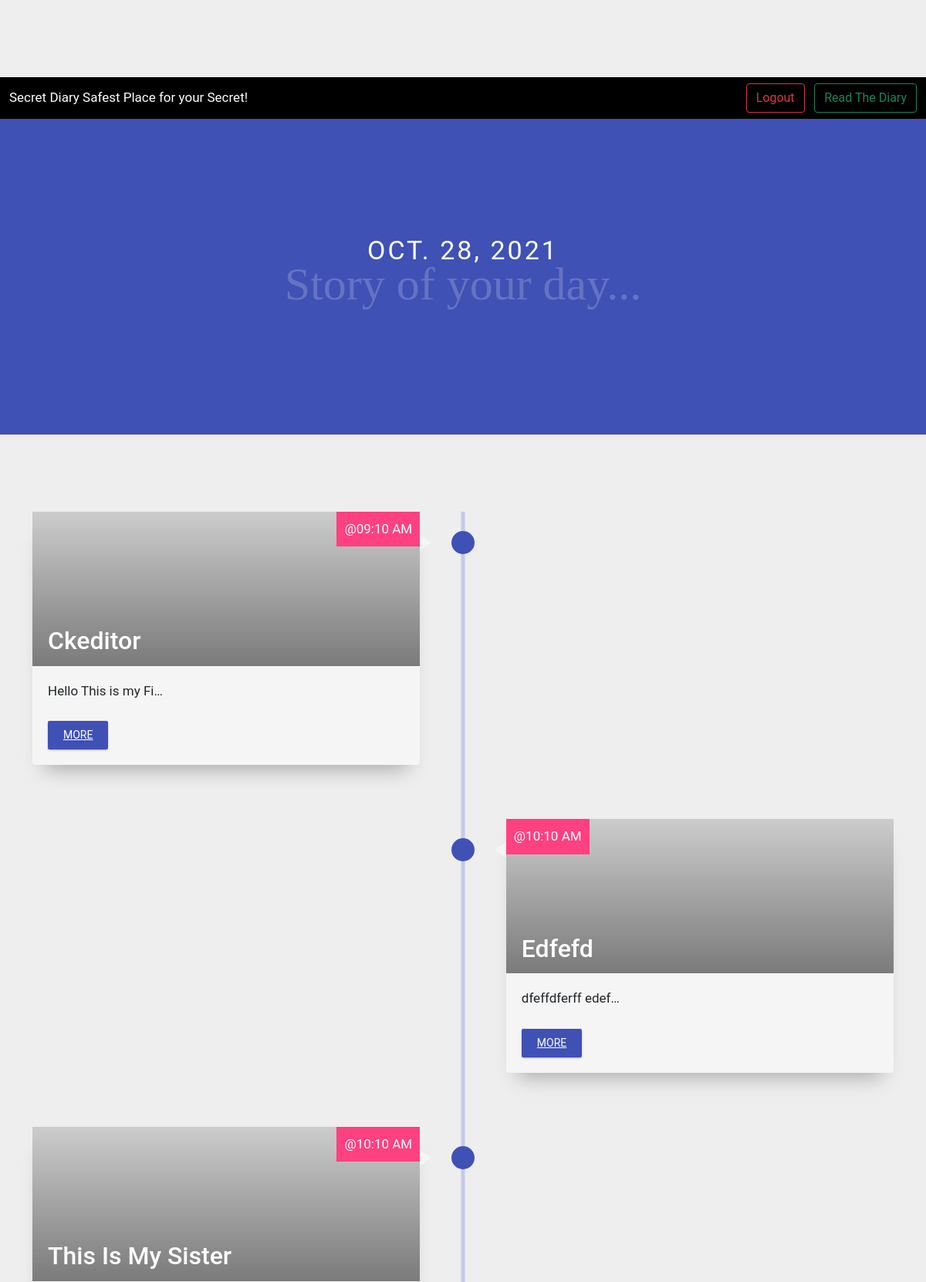
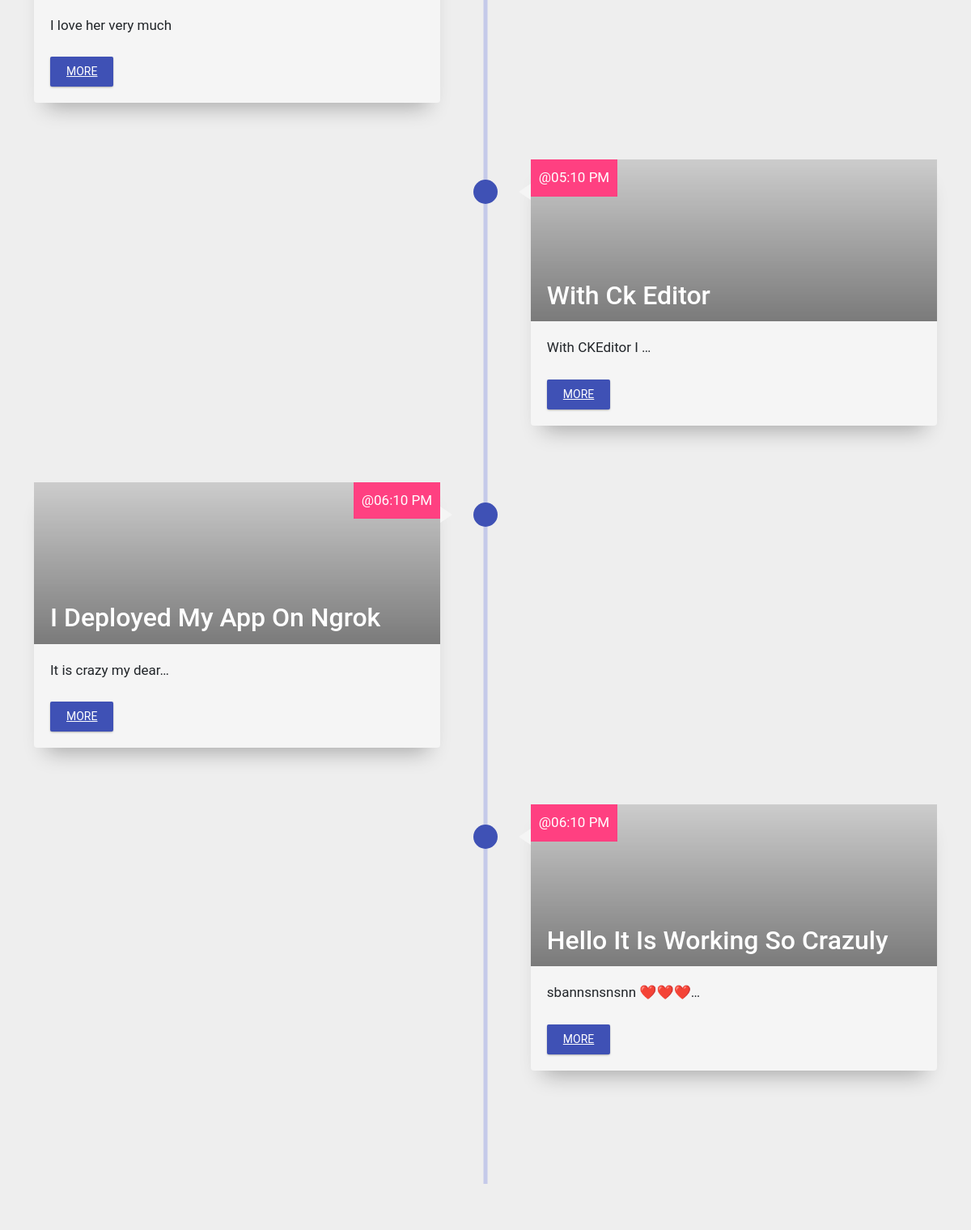
The app's page /show_date/2021/10/28/ (signed in) with its own data (2 pictures, top to bottom).
### diary/models.py (models this page shows, shortened)
class Diary_Note(models.Model):
    Owner = models.ForeignKey(User, on_delete=models.CASCADE)
    Title = models.CharField(max_length=100)
    Body  = RichTextField()
    created_date = models.DateTimeField(default=timezone.now)
    def get_more_url(self):
        return reverse('diary:show_note',kwargs={'id':self.id})

### diary/views.py (the view)
# urls.py: path('show_date/<int:year>/<int:month>/<int:day>/',show_date,name='show_date'),
@login_required
def show_date(request,year,month,day):
    day_notes  = Diary_Note.objects.filter(Owner=request.user,
                                            created_date__year = year,
                                            created_date__month = month,
                                            created_date__day = day, )
    return render(request,'diary/day.html',{'day_notes':day_notes})

### templates/diary/day.html (shortened to what this page needs)
{% extends 'base.html' %}
{% load static %}
{%block content %}
<link rel="stylesheet" type="text/css" href="{%static 'css/day.css' %}">
<header>
    <div class="container text-center">
      <h1>{{day_notes.0.created_date|date}}</h1>
      <p>Story of your day...</p>
    </div>
  </header>
{% if  day_notes|length != 1 %}
  <section class="timeline">
    <div class="container">
    {% for note in day_notes %}
      <div class="timeline-item">
        <div class="timeline-img"></div>
        <div class="timeline-content timeline-card {%cycle 'js--fadeInRight' 'js--fadeInLeft' %}">
          <div class="timeline-img-header">
            <h2>{{note.Title|title}}</h2>
          </div>
          <div class="date">@{{note.created_date|date:'h:n A'}}</div>
          <div id='mydiv'>
          <p>{{note.Body|striptags|truncatechars:20}}</p>
          </div>
          <a href={{note.get_more_url}} id='btn-sm'>More</button></a>
        </div>
        </div>
    {%endfor%}
    </div>
  </section>
  {%else%}
  <br>
  <div class="container text-center">
    <h1>{{day_notes.0.Title|safe}}</h1>
    <p>S{{day_notes.0.Body|safe}}</p>
  </div>
  {%endif%}
{%endblock%}

### templates/base.html (shortened to what this page needs)
{%load static %}
<link href="https://cdn.jsdelivr.net/npm/bootstrap@5.1.3/dist/css/bootstrap.min.css" rel="stylesheet">
<link rel='stylesheet' href="{%static 'css/base.css' %}" type="text/css">
<section >
<nav class="navbar navbar-light bg-light " style="background-color: black !important;color: white:  !important;;">
    <div class="container-fluid "
      <a href="{%url 'diary:welcome' %} " style="text-decoration: none; color: white " >
      Secret Diary Safest Place for your Secret!
      <div class="navbar-btton">
      {% if user.is_authenticated %}
      <a href="{%url 'accounts:logout' %}" >
      <button class="btn btn-outline-danger" type="submit">Logout</button>
      </a>
      {% else %}
      <a href="{%url 'accounts:login' %}" >
        <button class="btn btn-outline-success" type="submit">Login</button>
      </a>
      {% endif %}
      <a href="{%url 'diary:show_diary' %}" >
      <button class="btn btn-outline-success" type="submit">Read The Diary</button>
      </a>
    </div>
    </div>
  </nav>
{%block content%}
{%endblock%}

### diary/static/css/base.css (style rules this page uses)
.navbar a { text-decoration: none; }

### diary/static/css/day.css (style rules this page uses)
section { padding: 100px 0; }
h1 { font-size: 200%; text-transform: uppercase; letter-spacing: 3px; font-weight: 400; }
header { background: #3f51b5; color: #fff; padding: 150px 0; }
header p { font-family: 'Allura'; color: rgba(255, 255, 255, .2); margin-bottom: 0; font-size: 60px; margin-top: -30px; }
.timeline { position: relative; }
.timeline::before { content: ''; background: #c5cae9; width: 5px; height: 95%; position: absolute; left: 50%; transform: translateX(-50%); }
.timeline-item { width: 100%; margin-bottom: 70px; }
.timeline-item:nth-child(even) .timeline-content { float: right; padding: 40px 30px 10px 30px; }
.timeline-item:nth-child(even) .timeline-content .date { right: auto; left: 0; }
.timeline-item:nth-child(even) .timeline-content::after { content: ''; position: absolute; border-style: solid; width: 0; height: 0; top: 30px; left: -15px; border-width: 10px 15px 10px 0; border-color: transparent #f5f5f5 transparent transparent; }
.timeline-item::after { content: ''; display: block; clear: both; }
.timeline-content { position: relative; width: 45%; padding: 10px 30px; border-radius: 4px; background: #f5f5f5; box-shadow: 0 20px 25px -15px rgba(0, 0, 0, .3); }
.timeline-content::after { content: ''; position: absolute; border-style: solid; width: 0; height: 0; top: 30px; right: -15px; border-width: 10px 0 10px 15px; border-color: transparent transparent transparent #f5f5f5; }
.timeline-img { width: 30px; height: 30px; background: #3f51b5; border-radius: 50%; position: absolute; left: 50%; margin-top: 25px; margin-left: -15px; }
.container a { background: #3f51b5; color: #fff; padding: 8px 20px; text-transform: uppercase; font-size: 14px; margin-bottom: 20px; margin-top: 10px; display: inline-block; border-radius: 2px; box-shadow: 0 1px 3px -1px rgba(0, 0, 0, .6); }
.timeline-card { padding: 0 !important; }
.timeline-card p { padding: 0 20px; }
.timeline-card a { margin-left: 20px; }
.timeline-item .timeline-img-header { background: linear-gradient(rgba(0, 0, 0, 0), rgba(0, 0, 0, .4)), url('https://picsum.photos/1000/800/?random') center center no-repeat; background-size: cover; }
.timeline-img-header { height: 200px; position: relative; margin-bottom: 20px; }
.timeline-img-header h2 { color: #fff; position: absolute; bottom: 5px; left: 20px; }
.date { background: #ff4081; display: inline-block; color: #fff; padding: 10px; position: absolute; top: 0; right: 0; }

### records on screen
Diary_Note: created_date "OCT. 28, 2021", Title "Ckeditor", created_date "09:10 AM", Body "Hello This is my Fi…"
Diary_Note: Title "Edfefd", created_date "10:10 AM", Body "dfeffdferff edef…"
Diary_Note: Title "This Is My Sister", created_date "10:10 AM", Body "I love her very much"
Diary_Note: Title "With Ck Editor", created_date "05:10 PM", Body "With CKEditor I …"
Diary_Note: Title "I Deployed My App On Ngrok", created_date "06:10 PM", Body "It is crazy my dear…"
Diary_Note: Title "Hello It Is Working So Crazuly", created_date "06:10 PM", Body "sbannsnsnsnn ❤️❤️❤️…"
